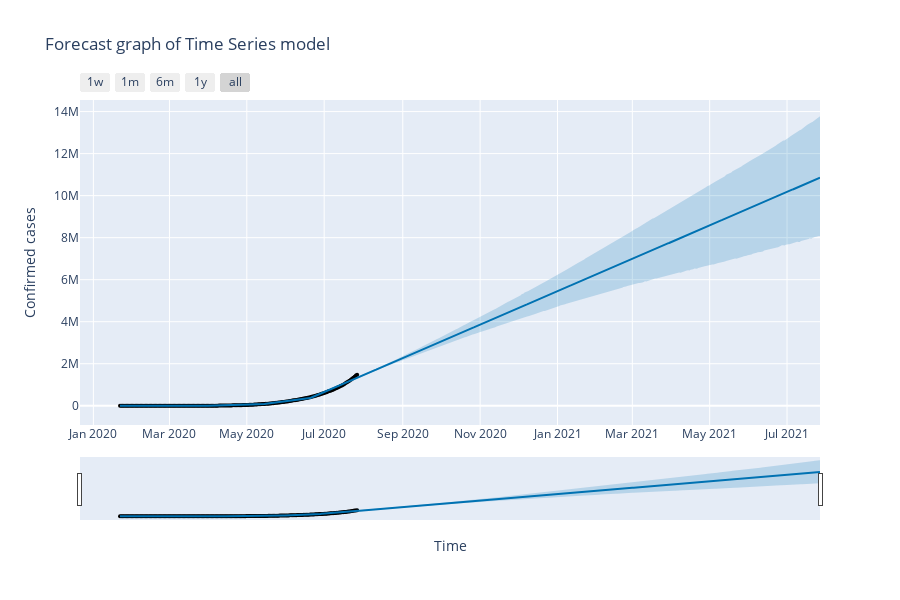

The notebook cell saved with this chart:
### Code cell
fig = plot_plotly(model,prediction,xlabel='Time',ylabel='Confirmed cases')
fig.update_layout(title='Forecast graph of Time Series model')
fig.show()

### Figure 1 — Plotly figure (JSON) as saved in the notebook; plotly's stock layout.template omitted (floating-point values rounded to 4 significant figures; data arrays with more than 128 entries replaced by an {"elided": "..."} marker saying what was removed)
{"data": [{"marker": {"color": "black", "size": 4}, "mode": "markers", "name": "Actual", "type": "scatter", "x": {"elided": "188 str values"}, "y": {"elided": "188 int values"}}, {"hoverinfo": "skip", "line": {"width": 0}, "mode": "lines", "type": "scatter", "x": {"elided": "553 str values"}, "y": {"elided": "553 float values"}}, {"fill": "tonexty", "fillcolor": "rgba(0, 114, 178, 0.2)", "line": {"color": "#0072B2", "width": 2}, "mode": "lines", "name": "Predicted", "type": "scatter", "x": {"elided": "553 str values"}, "y": {"elided": "553 float values"}}, {"fill": "tonexty", "fillcolor": "rgba(0, 114, 178, 0.2)", "hoverinfo": "skip", "line": {"width": 0}, "mode": "lines", "type": "scatter", "x": {"elided": "553 str values"}, "y": {"elided": "553 float values"}}], "layout": {"height": 600, "showlegend": false, "title": {"text": "Forecast graph of Time Series model"}, "width": 900, "xaxis": {"rangeselector": {"buttons": [{"count": 7, "label": "1w", "step": "day", "stepmode": "backward"}, {"count": 1, "label": "1m", "step": "month", "stepmode": "backward"}, {"count": 6, "label": "6m", "step": "month", "stepmode": "backward"}, {"count": 1, "label": "1y", "step": "year", "stepmode": "backward"}, {"step": "all"}]}, "rangeslider": {"visible": true}, "title": {"text": "Time"}, "type": "date"}, "yaxis": {"title": {"text": "Confirmed cases"}}}}
